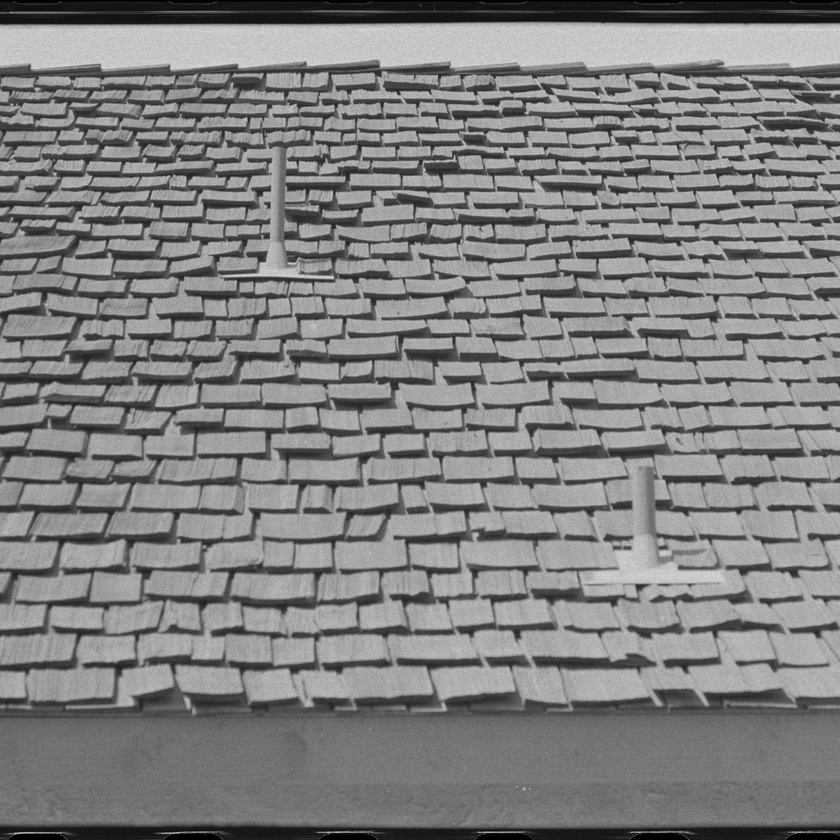
#> input picture Horizontal texture features/textures/1.4.02.tiff, 840 x 840 px, shrunk from 1024 x 1024 before the run, found by its file name
$ python 'image noise removal.py'
#> lines starting #> are read from the running program, lines starting #| are printed output that depends on the picture
import cv2
import math
import numpy as np
from scipy import signal
import scipy
from tqdm import tqdm
import matplotlib.pyplot as plt


def noise_remove(file_path, intensity_factor, std, averaging_kernel_dim, rec_factor):

#> called with intensity_factor = 2, std = 50, averaging_kernel_dim = 5, rec_factor = -0.15
    image = cv2.imread(file_path, cv2.IMREAD_GRAYSCALE)
#> image is the input picture: shape (840, 840); min 0, max 220, mean 128.7

    image_noisy = image + (std* np.random.randn(image.shape[0], image.shape[1]))
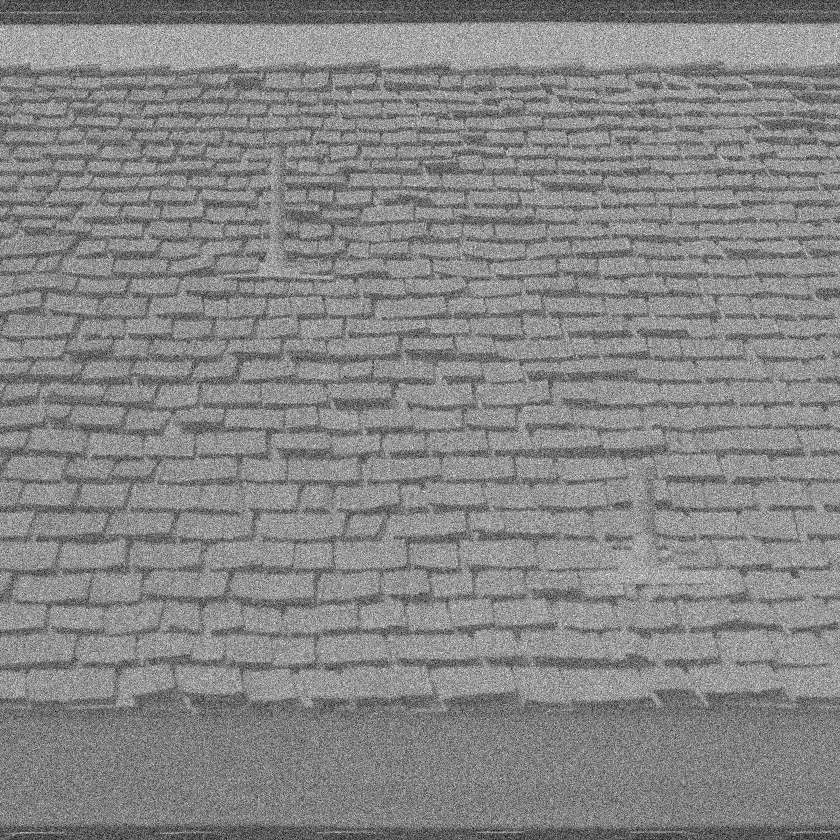
#> image_noisy: shape (840, 840) float64; min -173.8, max 401.2, mean 128.8; drawn with min black and max white

    kernel_vertical = np.array([[0, 0, 0],
                       [2, -4, 2],
                       [0, 0, 0]]) * intensity_factor

    kernel_horizontal = np.array([[0, 2, 0],
                       [0, -4, 0],
                       [0, 2, 0]]) * intensity_factor

    kernel_laplacian = np.array([[1, 0, 1],
                       [0, -4, 0],
                       [1, 0, 1]]) * intensity_factor
    kernel_diagonal = np.array([[1, 1, 1],
                       [1, -8, 1],
                       [1, 1, 1]]) * (intensity_factor / 2)
    kernel_average = np.ones((averaging_kernel_dim, averaging_kernel_dim)) / (averaging_kernel_dim**2)

    kernel_average_2 = np.ones((4, 4))/9

    output_kernel_vertical_noise = signal.correlate2d(image_noisy, kernel_vertical, boundary='symm')
    output_kernel_diagonal_noise = signal.correlate2d(image_noisy, kernel_diagonal, boundary='symm')
    output_kernel_horizontal_noise = signal.correlate2d(image_noisy, kernel_horizontal, boundary='symm')
    output_kernel_laplacian_noise = signal.correlate2d(image_noisy, kernel_laplacian, boundary='symm')

    difference_noise = output_kernel_laplacian_noise - output_kernel_horizontal_noise

    difference_averaged_noise = signal.correlate2d(difference_noise, kernel_average, boundary='symm')


    '''Blur'''
    image_noisy_blur = signal.correlate2d(image_noisy, kernel_average)
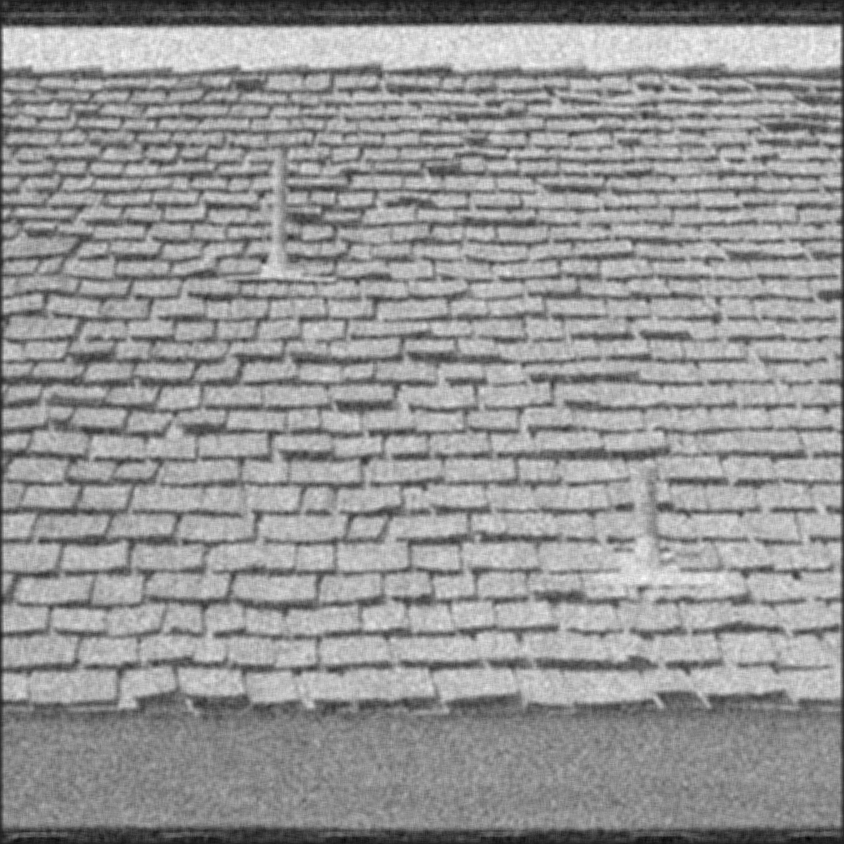
#> image_noisy_blur: shape (844, 844) float64; min -36.38, max 242.5, mean 127.6; drawn with min black and max white

    output_kernel_vertical_blur = signal.correlate2d(image_noisy_blur, kernel_vertical, boundary='symm')
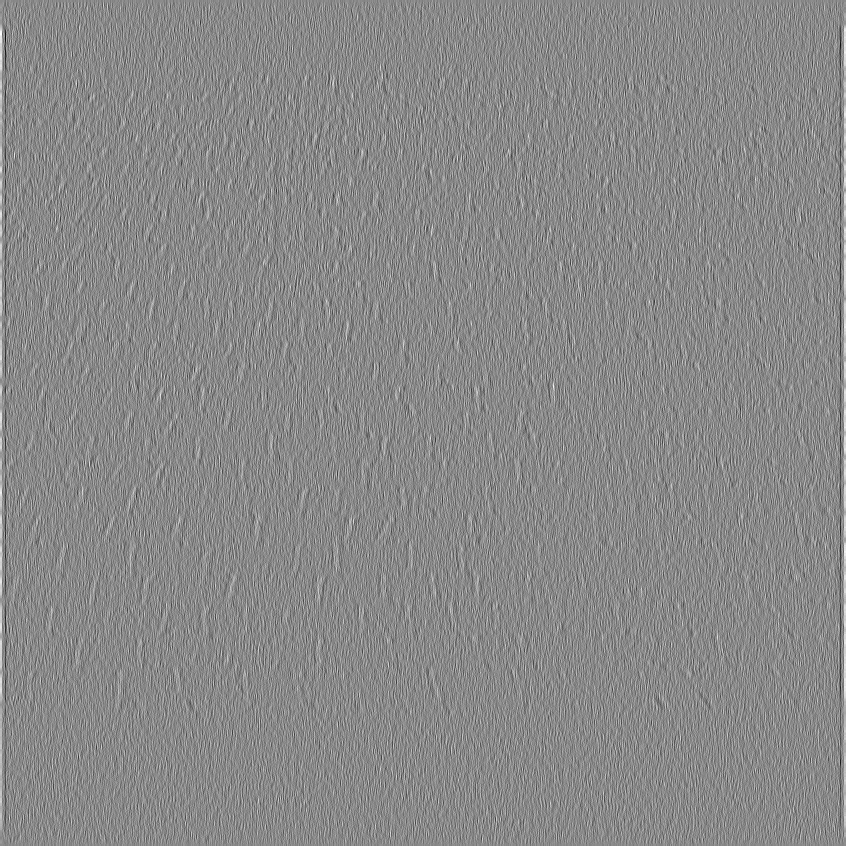
#> output_kernel_vertical_blur: shape (846, 846) float64; min -240.3, max 206.8, mean 0.2; drawn with min black and max white
    output_kernel_diagonal_blur = signal.correlate2d(image_noisy_blur, kernel_diagonal, boundary='symm')
    output_kernel_horizontal_blur = signal.correlate2d(image_noisy_blur, kernel_horizontal, boundary='symm')
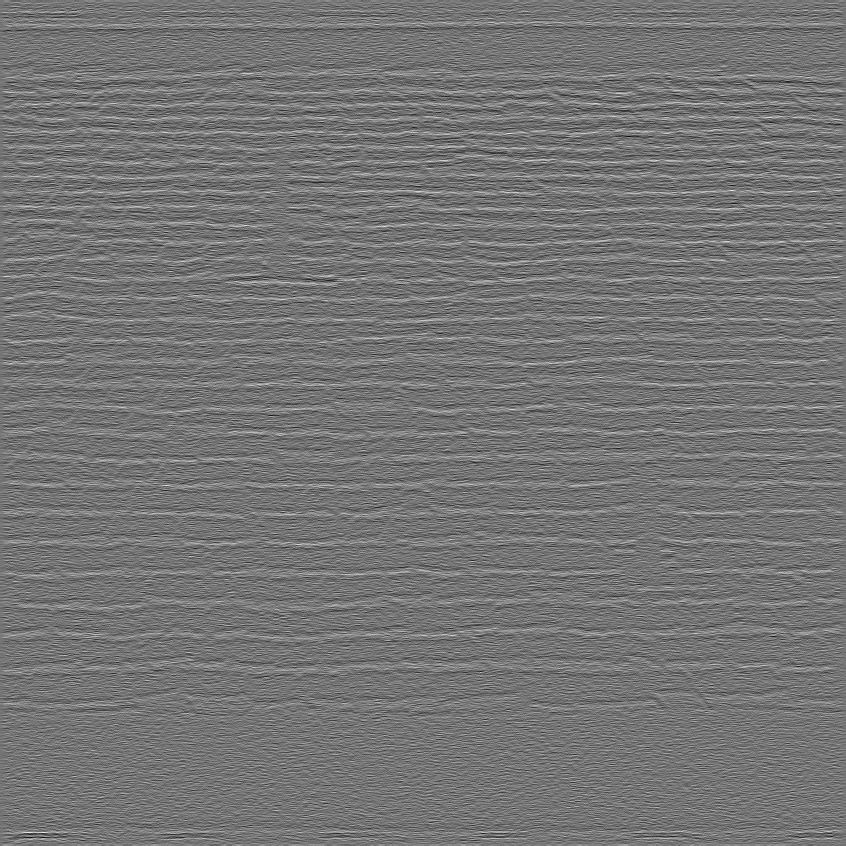
#> output_kernel_horizontal_blur: shape (846, 846) float64; min -208.2, max 245, mean 0; drawn with min black and max white
    output_kernel_laplacian_blur = signal.correlate2d(image_noisy_blur, kernel_laplacian, boundary='symm')

    difference_blur = output_kernel_laplacian_blur - output_kernel_horizontal_blur

    difference_averaged_blur = signal.correlate2d(difference_blur, kernel_average, boundary='symm')
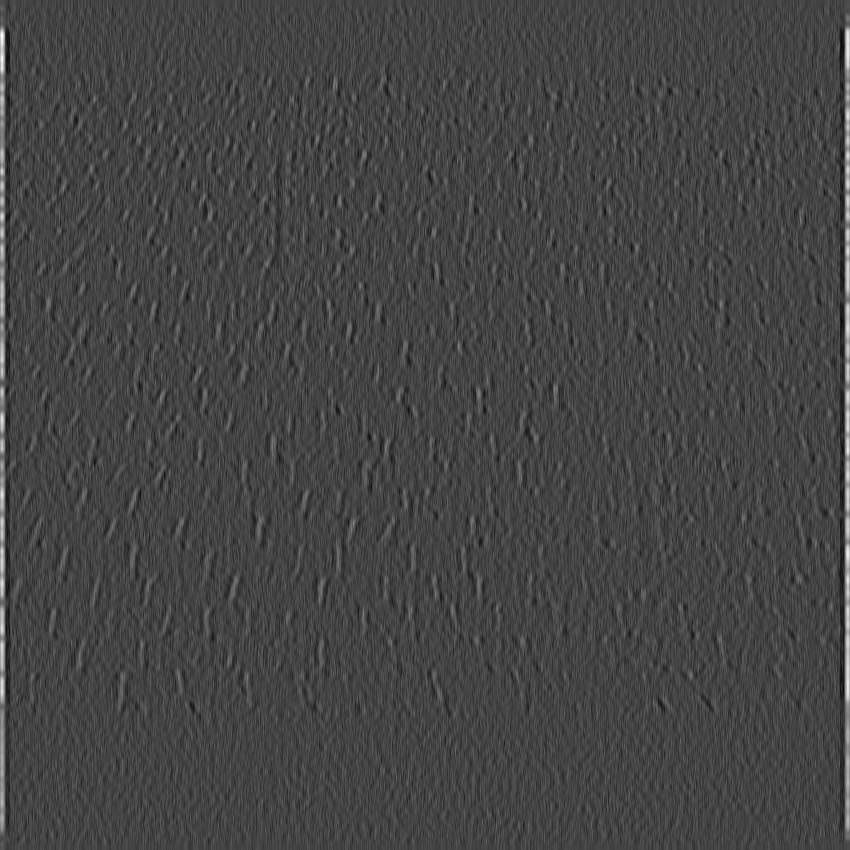
#> difference_averaged_blur: shape (850, 850) float64; min -52.29, max 144, mean 0.6; drawn with min black and max white

    output_kernel_laplacian_blur_averaged = signal.correlate2d(output_kernel_laplacian_blur, kernel_average_2,
                                             boundary='symm')
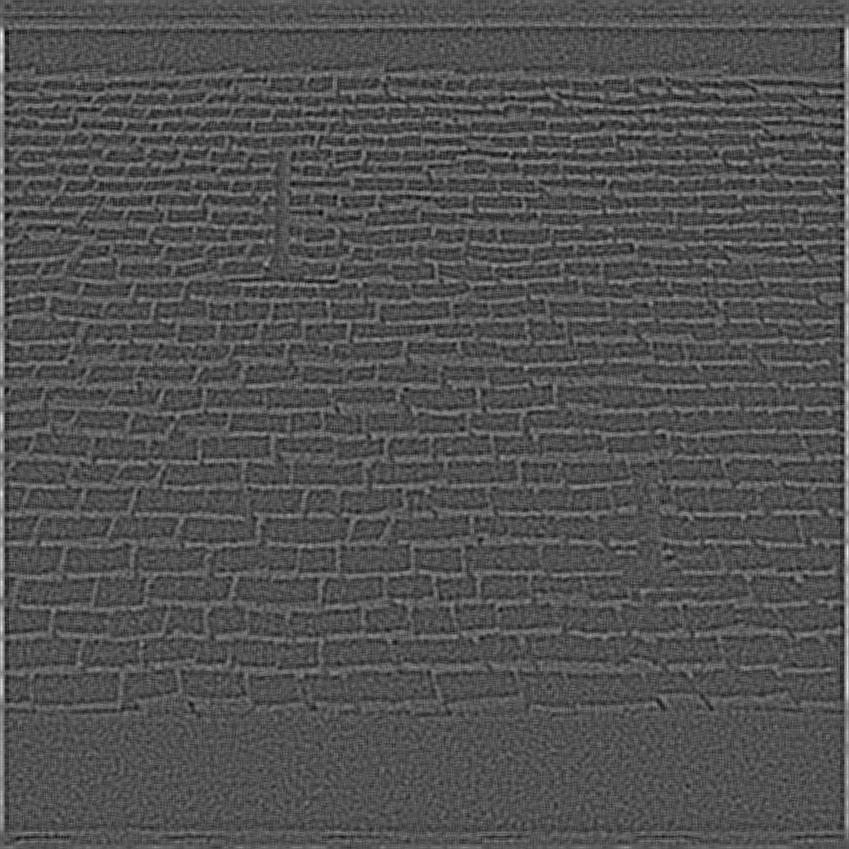
#> output_kernel_laplacian_blur_averaged: shape (849, 849) float64; min -165.1, max 349.8, mean 1.1; drawn with min black and max white

    reconstruction_image = image_noisy_blur + rec_factor*output_kernel_laplacian_blur[1:image.shape[0]+5, 1:image.shape[0]+5]


    fig1 = plt.figure(figsize=(9, 10))

    ax1 = plt.subplot(3, 2, 1)
    plt.imshow(image, cmap='gray', vmax=255, vmin=0)
    plt.title(f'Original image', fontname='Times New Roman', fontweight="bold")

    ax2 = plt.subplot(3, 2, 2, sharex=ax1, sharey=ax1)
    plt.imshow(image_noisy, cmap='gray', vmax=255, vmin=0)
    plt.title(f'Noisy image', fontname='Times New Roman', fontweight="bold")

    ax3 = plt.subplot(3, 2, 3, sharex=ax1, sharey=ax1)
    plt.imshow(image_noisy_blur, cmap='gray', vmax=255, vmin=0)
    plt.title(f'Noisy blurred Image', fontname='Times New Roman', fontweight="bold")

    ax4 = plt.subplot(3, 2, 4, sharex=ax1, sharey=ax1)
    plt.imshow(output_kernel_laplacian_noise, cmap='gray', vmax=255, vmin=0)
    plt.title(f'Laplacian of noisy image', fontname='Times New Roman', fontweight="bold")

    ax5 = plt.subplot(3, 2, 5, sharex=ax1, sharey=ax1)
    plt.imshow(output_kernel_laplacian_blur, cmap='gray', vmax=255, vmin=0)
    plt.title(f'Laplacian of blurred noisy image', fontname='Times New Roman', fontweight="bold")

    ax6 = plt.subplot(3, 2, 6, sharex=ax1, sharey=ax1)
    plt.imshow(reconstruction_image, cmap='gray', vmax=255, vmin=0)
    plt.title(f'Reconstructed Image', fontname='Times New Roman', fontweight="bold")

    # [6 lines of commented-out code are left out]


    plt.tight_layout()
    plt.show()


if __name__ == '__main__':
    file_path = r'C:\Users\ASUS\Desktop\Image processing\Horizontal texture features\textures\1.4.02.tiff'
    noise_remove(file_path, intensity_factor=2, std=50, averaging_kernel_dim=5, rec_factor=-0.15)

$ run again, with Horizontal texture features/textures/1.1.01.tiff copied over Horizontal texture features/textures/1.4.02.tiff
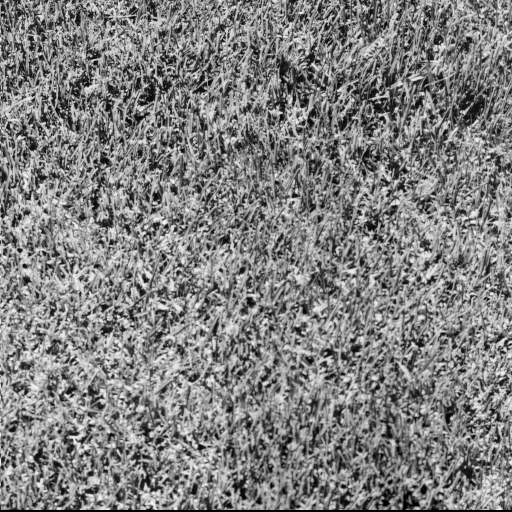
#> input picture Horizontal texture features/textures/1.1.01.tiff, 512 x 512 px, found by its file name
#> in noise_remove, image is the input picture: shape (512, 512); min 0, max 247, mean 128.7
#> in noise_remove, `output_kernel_horizontal_blur = signal.correlate2d(image_noisy_blur, k..`:
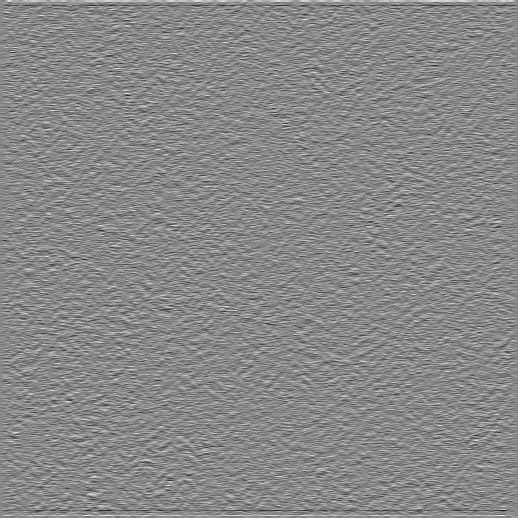
#> output_kernel_horizontal_blur: shape (518, 518) float64; min -262.2, max 227.7, mean 0.2; drawn with min black and max white
#> in noise_remove, `output_kernel_laplacian_blur_averaged = signal.correlate2d(output_kern..`:
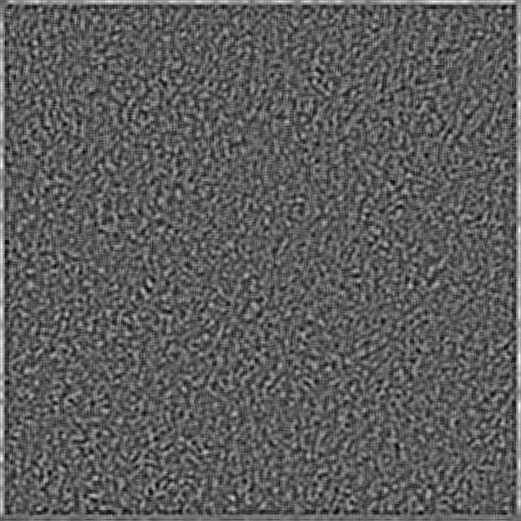
#> output_kernel_laplacian_blur_averaged: shape (521, 521) float64; min -180.3, max 317.6, mean 2.4; drawn with min black and max white

$ run again, with Horizontal texture features/textures/1.1.02.tiff copied over Horizontal texture features/textures/1.4.02.tiff
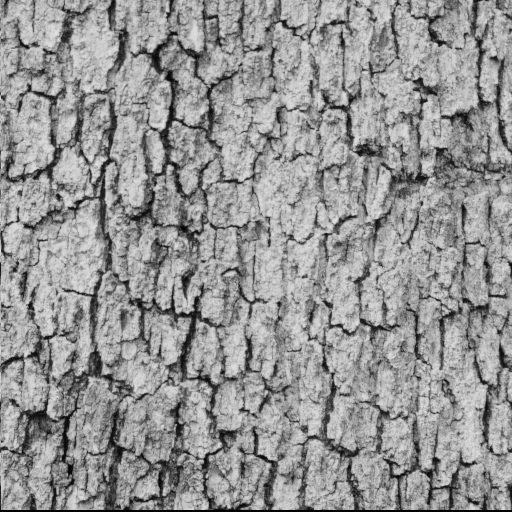
#> input picture Horizontal texture features/textures/1.1.02.tiff, 512 x 512 px, found by its file name
#> in noise_remove, image is the input picture: shape (512, 512); min 0, max 226, mean 148.5
#> in noise_remove, `output_kernel_horizontal_blur = signal.correlate2d(image_noisy_blur, k..`:
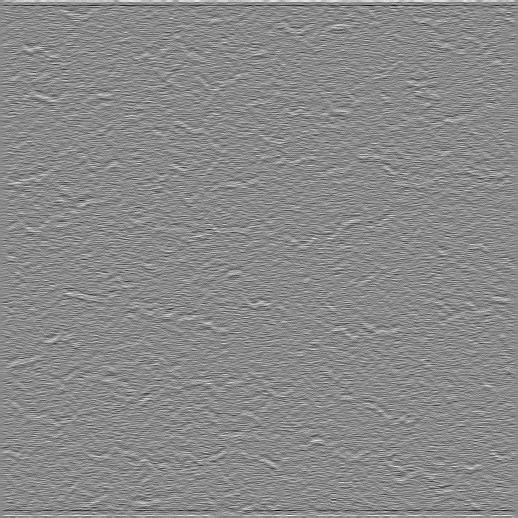
#> output_kernel_horizontal_blur: shape (518, 518) float64; min -257.8, max 219.1, mean 0.2; drawn with min black and max white
#> in noise_remove, `output_kernel_laplacian_blur_averaged = signal.correlate2d(output_kern..`:
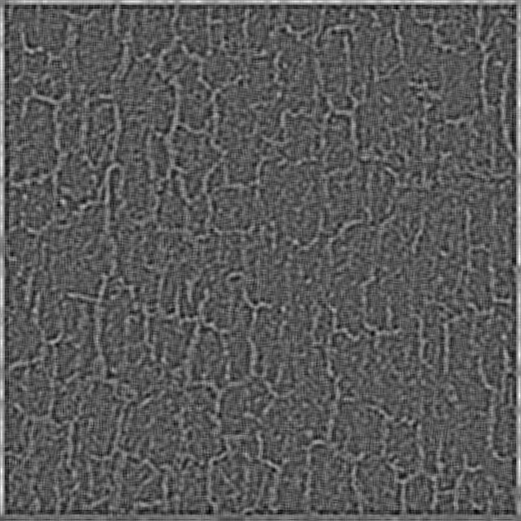
#> output_kernel_laplacian_blur_averaged: shape (521, 521) float64; min -180.2, max 337.5, mean 2.8; drawn with min black and max white

$ run again, with Horizontal texture features/textures/1.1.03.tiff copied over Horizontal texture features/textures/1.4.02.tiff
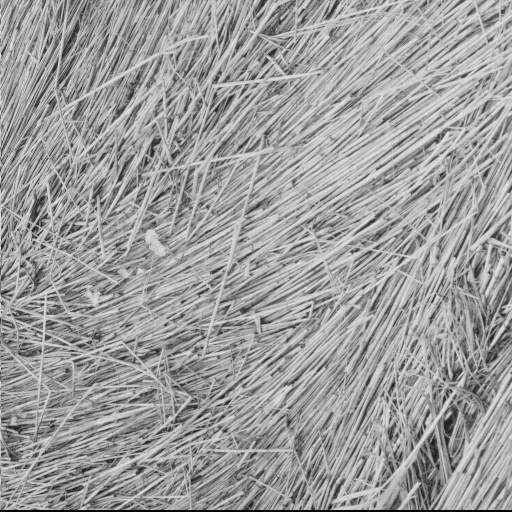
#> input picture Horizontal texture features/textures/1.1.03.tiff, 512 x 512 px, found by its file name
#> in noise_remove, image is the input picture: shape (512, 512); min 0, max 227, mean 156.8
#> in noise_remove, `output_kernel_horizontal_blur = signal.correlate2d(image_noisy_blur, k..`:
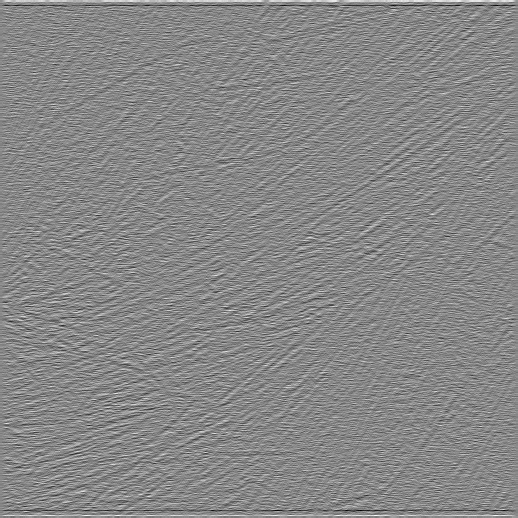
#> output_kernel_horizontal_blur: shape (518, 518) float64; min -238.3, max 210.6, mean 0.2; drawn with min black and max white
#> in noise_remove, `output_kernel_laplacian_blur_averaged = signal.correlate2d(output_kern..`:
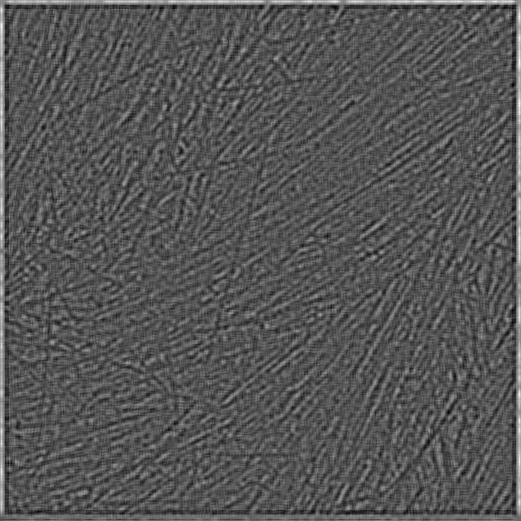
#> output_kernel_laplacian_blur_averaged: shape (521, 521) float64; min -170, max 343.3, mean 2.9; drawn with min black and max white
